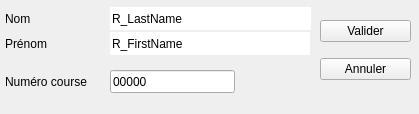
<?xml version="1.0" encoding="UTF-8"?>
<ui version="4.0">
 <class>Set_RacerTp</class>
 <widget class="QDialog" name="Set_RacerTp">
  <property name="geometry">
   <rect>
    <x>0</x>
    <y>0</y>
    <width>419</width>
    <height>114</height>
   </rect>
  </property>
  <property name="windowTitle">
   <string>Dialog</string>
  </property>
  <property name="toolTip">
   <string notr="true"/>
  </property>
  <property name="accessibleName">
   <string notr="true"/>
  </property>
  <property name="accessibleDescription">
   <string notr="true"/>
  </property>
  <property name="modal">
   <bool>true</bool>
  </property>
  <widget class="QLineEdit" name="R_firstname">
   <property name="enabled">
    <bool>true</bool>
   </property>
   <property name="geometry">
    <rect>
     <x>110</x>
     <y>32</y>
     <width>200</width>
     <height>23</height>
    </rect>
   </property>
   <property name="minimumSize">
    <size>
     <width>200</width>
     <height>0</height>
    </size>
   </property>
   <property name="font">
    <font>
     <kerning>false</kerning>
    </font>
   </property>
   <property name="mouseTracking">
    <bool>false</bool>
   </property>
   <property name="acceptDrops">
    <bool>false</bool>
   </property>
   <property name="toolTip">
    <string notr="true"/>
   </property>
   <property name="accessibleName">
    <string notr="true"/>
   </property>
   <property name="accessibleDescription">
    <string notr="true"/>
   </property>
   <property name="inputMask">
    <string notr="true"/>
   </property>
   <property name="text">
    <string notr="true">R_FirstName</string>
   </property>
   <property name="frame">
    <bool>false</bool>
   </property>
   <property name="readOnly">
    <bool>true</bool>
   </property>
   <property name="placeholderText">
    <string notr="true"/>
   </property>
  </widget>
  <widget class="QLabel" name="label_8">
   <property name="geometry">
    <rect>
     <x>5</x>
     <y>70</y>
     <width>99</width>
     <height>23</height>
    </rect>
   </property>
   <property name="text">
    <string>Numéro course</string>
   </property>
  </widget>
  <widget class="QLabel" name="label_6">
   <property name="geometry">
    <rect>
     <x>5</x>
     <y>32</y>
     <width>50</width>
     <height>23</height>
    </rect>
   </property>
   <property name="text">
    <string>Prénom</string>
   </property>
  </widget>
  <widget class="QLabel" name="label">
   <property name="geometry">
    <rect>
     <x>5</x>
     <y>7</y>
     <width>31</width>
     <height>23</height>
    </rect>
   </property>
   <property name="text">
    <string>Nom</string>
   </property>
  </widget>
  <widget class="QLineEdit" name="R_lastname">
   <property name="geometry">
    <rect>
     <x>110</x>
     <y>7</y>
     <width>201</width>
     <height>23</height>
    </rect>
   </property>
   <property name="minimumSize">
    <size>
     <width>200</width>
     <height>0</height>
    </size>
   </property>
   <property name="mouseTracking">
    <bool>false</bool>
   </property>
   <property name="acceptDrops">
    <bool>false</bool>
   </property>
   <property name="toolTip">
    <string notr="true"/>
   </property>
   <property name="accessibleName">
    <string notr="true"/>
   </property>
   <property name="accessibleDescription">
    <string notr="true"/>
   </property>
   <property name="inputMask">
    <string notr="true"/>
   </property>
   <property name="text">
    <string notr="true">R_LastName</string>
   </property>
   <property name="frame">
    <bool>false</bool>
   </property>
   <property name="readOnly">
    <bool>true</bool>
   </property>
   <property name="placeholderText">
    <string notr="true"/>
   </property>
  </widget>
  <widget class="QLineEdit" name="R_number">
   <property name="geometry">
    <rect>
     <x>110</x>
     <y>70</y>
     <width>125</width>
     <height>23</height>
    </rect>
   </property>
   <property name="toolTip">
    <string notr="true"/>
   </property>
   <property name="statusTip">
    <string notr="true"/>
   </property>
   <property name="accessibleName">
    <string notr="true"/>
   </property>
   <property name="accessibleDescription">
    <string notr="true"/>
   </property>
   <property name="inputMethodHints">
    <set>Qt::ImhDialableCharactersOnly|Qt::ImhDigitsOnly</set>
   </property>
   <property name="text">
    <string notr="true">00000</string>
   </property>
   <property name="maxLength">
    <number>5</number>
   </property>
  </widget>
  <widget class="QWidget" name="verticalLayoutWidget">
   <property name="geometry">
    <rect>
     <x>320</x>
     <y>10</y>
     <width>91</width>
     <height>80</height>
    </rect>
   </property>
   <layout class="QVBoxLayout" name="verticalLayout">
    <item>
     <widget class="QPushButton" name="OkBtn">
      <property name="focusPolicy">
       <enum>Qt::NoFocus</enum>
      </property>
      <property name="contextMenuPolicy">
       <enum>Qt::NoContextMenu</enum>
      </property>
      <property name="toolTip">
       <string notr="true"/>
      </property>
      <property name="statusTip">
       <string notr="true"/>
      </property>
      <property name="accessibleName">
       <string notr="true"/>
      </property>
      <property name="accessibleDescription">
       <string notr="true"/>
      </property>
      <property name="text">
       <string>Valider</string>
      </property>
      <property name="shortcut">
       <string notr="true"/>
      </property>
      <property name="autoDefault">
       <bool>false</bool>
      </property>
     </widget>
    </item>
    <item>
     <widget class="QPushButton" name="CancelBtn">
      <property name="toolTip">
       <string notr="true"/>
      </property>
      <property name="statusTip">
       <string notr="true"/>
      </property>
      <property name="accessibleName">
       <string notr="true"/>
      </property>
      <property name="accessibleDescription">
       <string notr="true"/>
      </property>
      <property name="text">
       <string>Annuler</string>
      </property>
      <property name="shortcut">
       <string notr="true"/>
      </property>
      <property name="autoDefault">
       <bool>false</bool>
      </property>
     </widget>
    </item>
   </layout>
  </widget>
 </widget>
 <resources/>
 <connections>
  <connection>
   <sender>OkBtn</sender>
   <signal>clicked()</signal>
   <receiver>Set_RacerTp</receiver>
   <slot>accept()</slot>
   <hints>
    <hint type="sourcelabel">
     <x>365</x>
     <y>30</y>
    </hint>
    <hint type="destinationlabel">
     <x>209</x>
     <y>56</y>
    </hint>
   </hints>
  </connection>
  <connection>
   <sender>CancelBtn</sender>
   <signal>clicked()</signal>
   <receiver>Set_RacerTp</receiver>
   <slot>reject()</slot>
   <hints>
    <hint type="sourcelabel">
     <x>365</x>
     <y>67</y>
    </hint>
    <hint type="destinationlabel">
     <x>209</x>
     <y>56</y>
    </hint>
   </hints>
  </connection>
 </connections>
</ui>
